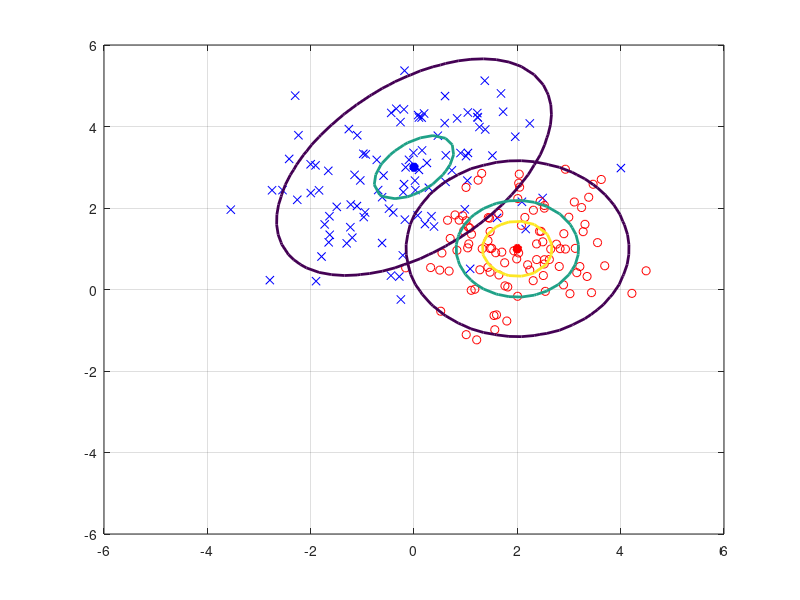

Write MATLAB code to recreate this figure. (Note: this script raises an error after producing the figure.)
C1 = [2,1;1,2];
C2 = [1,0;0,1];
m1 = [0;3];
m2 = [2;1];

numGrid = 50;
xRange = linspace(-6.0, 6.0, numGrid);
yRange = linspace(-6.0, 6.0, numGrid);
P1 = zeros(numGrid, numGrid);
P2 = P1;
for i = 1:numGrid
    for j = 1:numGrid
        x = [yRange(j) xRange(i)]';
        P1(i,j) = mvnpdf(x', m1', C1);
        P2(i,j) = mvnpdf(x', m2', C2);
    end
end
Pmax = max(max([P1 P2]));
N1 = 100; N2 = 100;
X1 = mvnrnd(m1, C1, N1);
X2 = mvnrnd(m2, C2, N2);

figure(1),clf,



plot(X1(:,1),X1(:,2),'bx',X2(:,1),X2(:,2),'ro');grid on;hold on;

contour(xRange, yRange, P1, [0.1*Pmax 0.5*Pmax 0.8*Pmax], 'LineWidth', 2);
hold on;
plot(m1(1),m1(2), 'b*', 'LineWidth', 4);
contour(xRange, yRange, P2, [0.1*Pmax 0.5*Pmax 0.8*Pmax], 'LineWidth', 2);
plot(m2(1),m2(2), 'r*', 'LineWidth', 4);



syms x y
f = [x-m1(1),y-m1(2)]*inv(C1)*[x-m1(1),y-m1(2)]'-[x-m2(1),y-m2(2)]*inv(C2)*[x-m2(1),y-m2(2)]';
h = ezplot(f, [-6 6] , [-6 6]);
axis([-6 5.5 -6 5.4]);
set(h,'Color','k','LineWidth',2);


% axis([-4 4 -4 4 0 1]);

xc=-1:0.01:5;
YYC = zeros(601,1);
YC = @(xc) fzero(@(yc) [xc-m1(1),yc-m1(2)]*inv(C1)*[xc-m1(1),yc-m1(2)]'-[xc-m2(1),yc-m2(2)]*inv(C2)*[xc-m2(1),yc-m2(2)]',1);
for i = 1:601
    YYC(i) = YC(-1+i*0.01);
end

figure(2),clf,
plot(xc,YYC);
axis([-6 5.5 -6 5.4]);grid on;hold on;

%%%%%%%%%%%%%%%%%%%%%%%%%%%%%%%%%%%%%%%%%%%%%%%%%%%%%%%%%%%%%%%%%%%%%%%%%
tpos = 0;tneg = 0;fpos = 0;fneg = 0;

for i = 1:N1
    ii = round((X1(i,1)+1)/0.01);
    if (X1(i,1) > 5)
        fpos = fpos+1;
        continue;
    elseif (X1(i,1) < -0.5)
        tpos = tpos+1;
        continue;
    elseif X1(i,2)>YYC(ii)
        tpos = tpos + 1;
    else
        fpos = fpos+1;
    end
end
for i = 1:N2
    ii = round((X2(i,1)+1)/0.01);
    if (X2(i,1) > 5)
        tneg = tneg + 1;
        continue;
    elseif (X2(i,1) < -0.5)
        fneg = fneg + 1;
        continue;
    elseif X2(i,2)<YYC(ii)
        tneg = tneg + 1;
    else
        fneg = fneg + 1;
    end
end
acc_bys = (tpos + tneg)/(N1 + N2);
%%%%%%%%%%%%%%%%%%%%%%%%%%%%%%%%%%%%%%%%%%%%%%%%%%%%%%%%%%%%%%%%%%%%%%%%%

X = [X1;X2];
y1 = ones(N1,1);
y2 = (-1)*ones(N2,1);
y = [y1;y2];

[net1] = feedforwardnet(20);
[net1] = train(net1, X', y');
[output1] = net1(X');

[net2] = feedforwardnet(40);
[net2] = train(net2, X', y');
[output2] = net2(X');

tpos1 = 0;tneg1 = 0;
for i = 1:N1
    if output1(i)>0
        tpos1 = tpos1 + 1;
    end
end
for i = 1:N2
    if output1(i+N1)<0
        tneg1 = tneg1 + 1;
    end
end
acc_nn1 = (tpos1 + tneg1)/(N1 + N2);

tpos2 = 0;tneg2 = 0;
for i = 1:N1
    if output2(i)>0
        tpos2 = tpos2 + 1;
    end
end
for i = 1:N2
    if output2(i+N1)<0
        tneg2 = tneg2 + 1;
    end
end
acc_nn2 = (tpos2 + tneg2)/(N1 + N2);

disp([acc_bys, acc_nn1, acc_nn2]);

figure(3),clf,
plot(X1(:,1),X1(:,2),'bx',X2(:,1),X2(:,2),'ro');grid on;hold on;
